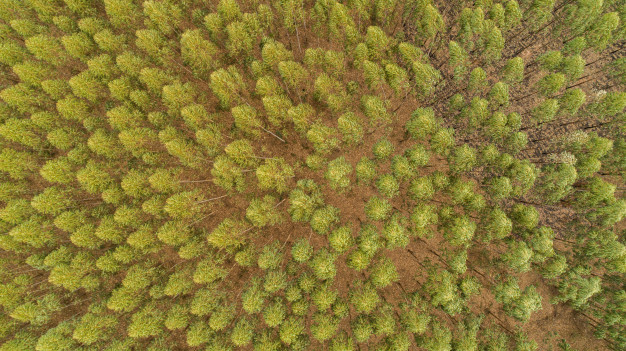
#> input picture eucalipto1.jpg, 626 x 351 px, found by its file name
$ python ContarEucalipto.py
#> lines starting #> are read from the running program, lines starting #| are printed output that depends on the picture; after the words box and inside, x2 and y2 are one past the last pixel; in counts of white or black regions, pixels touching at a corner belong together
#> further down, img is the input picture: shape (351, 626, 3); mean B, G, R 53.7, 121.2, 136.3
import cv2
import numpy as np

myColors = [
    [ 0, 0, 166, 179, 255, 255], # Imagem 1
]

def preProcessImage(img):
    imgGray = cv2.cvtColor(img, cv2.COLOR_BGR2GRAY)
    imgBlur = cv2.GaussianBlur(imgGray, (5,5), 1)
    imgCanny = cv2.Canny(imgBlur, 200, 200)

    kernel = np.ones((5, 5))

    imgDilate = cv2.dilate(imgCanny, kernel, iterations=2)
    imgThres = cv2.erode(imgDilate, kernel, iterations=1)

    return imgCanny

def getContours(img):
    contours, hierarchy = cv2.findContours(img, cv2.RETR_EXTERNAL, cv2.CHAIN_APPROX_NONE)
    counter = 0
    x, y, w, h = 0, 0, 0, 0
    for cnt in contours:
        area = cv2.contourArea(cnt)
        print(area)
        if (area > 10):
            cv2.drawContours(imgContour, cnt, -1, (255, 0, 0), 3)
            peri = cv2.arcLength(cnt, True)
            approx = cv2.approxPolyDP(cnt, 0.02*peri, True)
            x, y, w, h = cv2.boundingRect(approx)
            counter+=1

    return x+w//2, y, counter

def findColor(img, myColors):
    imgHSV = cv2.cvtColor(img, cv2.COLOR_BGR2HSV)
#> imgHSV: shape (351, 626, 3); mean H, S, V 24.3, 156.3, 137.1
    newPoints = []
    for index, color in enumerate(myColors):
        lower = np.array(color[0:3])
        upper = np.array(color[3:6])

        mask = cv2.inRange(imgHSV, lower, upper)

        x, y, counter = getContours(mask)

        if counter != 0:

            cv2.putText(imgContour, f'Quantidade: {counter}', (100, 100), cv2.FONT_HERSHEY_COMPLEX, 0.7, (0, 0, 0), 2)

        else: print(counter)
        # cv2.circle(imgContour, (x, y), 10, (255, 0, 0), cv2.FILLED)

        if x != 0 and y != 0:
            newPoints.append([x, y, index])
#> this loop made 1 pass
#> (x, y, counter) on pass 1: (40, 0, 216)
#> pass 1, in findColor, `mask = cv2.inRange(imgHSV, lower, upper)`:
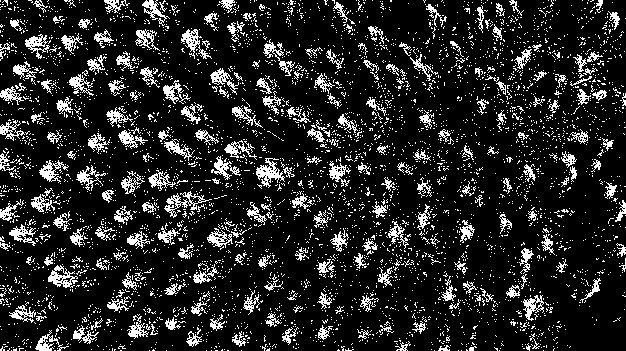
#> mask: shape (351, 626); 14.6% white in thin lines or dots
#> after the loop:
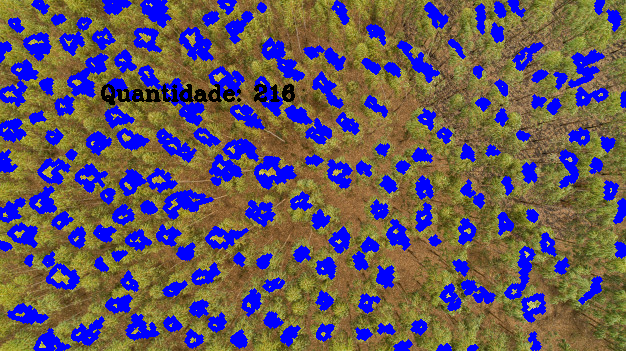
#> imgContour: shape (351, 626, 3); mean B, G, R 96.8, 87.4, 100
#> after the loop, newPoints = []

        #cv2.imshow(str(color[0]), mask)
    return newPoints, counter

while True:
    img = cv2.imread("../Datasets/Eucalipto/p/eucalipto1.jpg")

    cv2.resize(img, (480, 640))

    imgContour = img.copy()

    # imgThres = preProcessImage(img)
    newPoints = findColor(img, myColors)
#> newPoints = ([], 216)

    cv2.imshow("Original", img)
    cv2.imshow("Contorno", imgContour)

    if (cv2.waitKey(1) & 0xFF == ord('q')):
#> (key q is pressed here)
        break

#> (the run stopped early here; a loop or call above may not have finished)

$ run again, with imagem1.jpg copied over eucalipto1.jpg
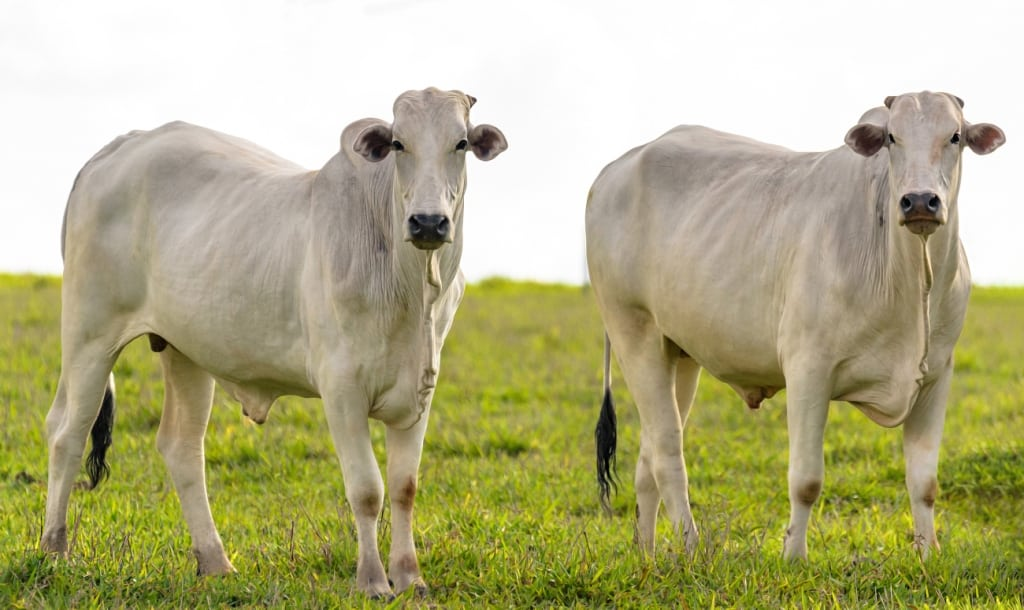
#> input picture imagem1.jpg, 1024 x 610 px, found by its file name
#> img is the input picture: shape (610, 1024, 3); mean B, G, R 134.2, 176.7, 180.1
#> imgHSV: shape (610, 1024, 3); mean H, S, V 19.4, 82, 182
#> the loop in findColor, `for index, color in enumerate(myColors):` made 1 pass
#> (x, y, counter) on pass 1: (512, 0, 211)
#> pass 1, in findColor, `mask = cv2.inRange(imgHSV, lower, upper)`:
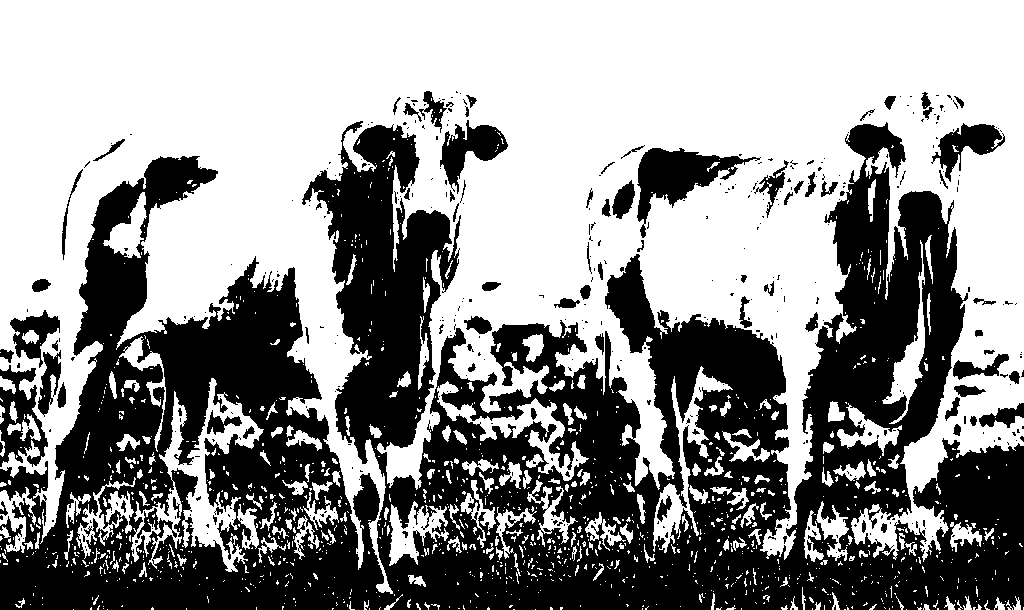
#> mask: shape (610, 1024); 57.5% white; 438 black regions (357 under 20 px), largest, box (x1, y1, x2, y2) and area: (0, 121, 1024, 610) 243789, (637, 148, 761, 238) 3895, (0, 365, 48, 467) 2417
#> after the loop in findColor, `for index, color in enumerate(myColors):`:
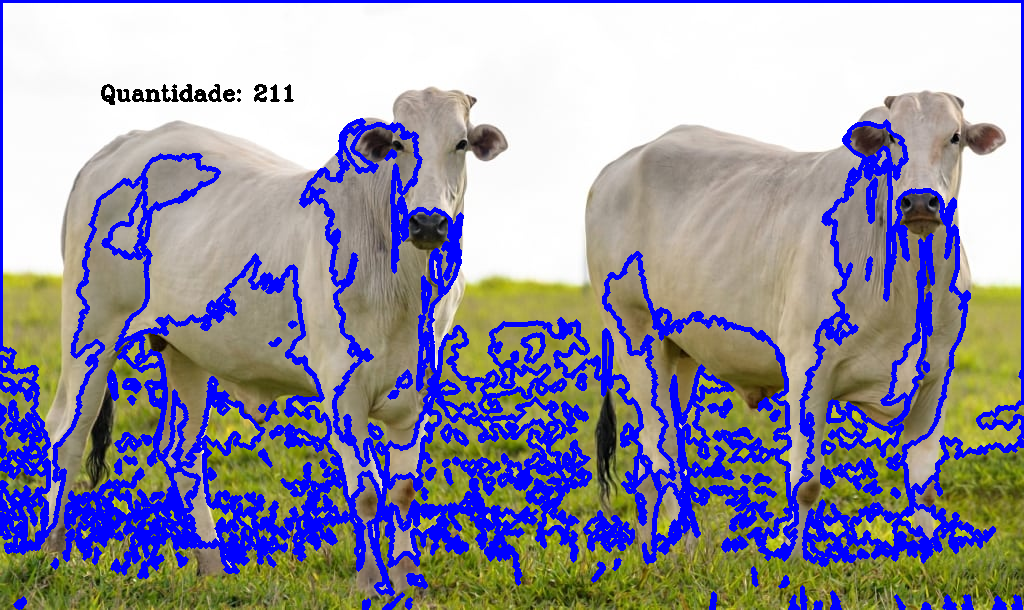
#> imgContour: shape (610, 1024, 3); 18.81% of pixels changed, all inside (x1, y1, x2, y2) = (0, 0, 1024, 610)
#> after the loop in findColor, `for index, color in enumerate(myColors):`: newPoints = []
#> `newPoints = findColor(img, myColors)`: newPoints = ([], 211)

$ run again, with laranja.jpg copied over eucalipto1.jpg
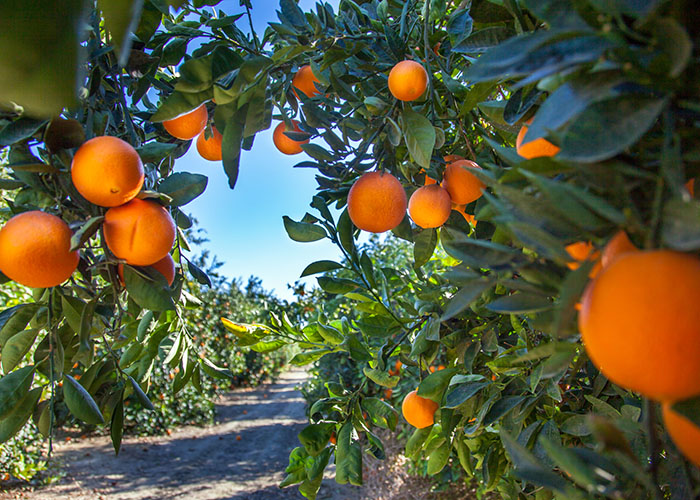
#> input picture laranja.jpg, 700 x 500 px, found by its file name
#> img is the input picture: shape (500, 700, 3); mean B, G, R 63.8, 90.6, 88.8
#> imgHSV: shape (500, 700, 3); mean H, S, V 54.6, 136.6, 110.6
#> the loop in findColor, `for index, color in enumerate(myColors):` made 1 pass
#> (x, y, counter) on pass 1: (191, 0, 195)
#> pass 1, in findColor, `mask = cv2.inRange(imgHSV, lower, upper)`:
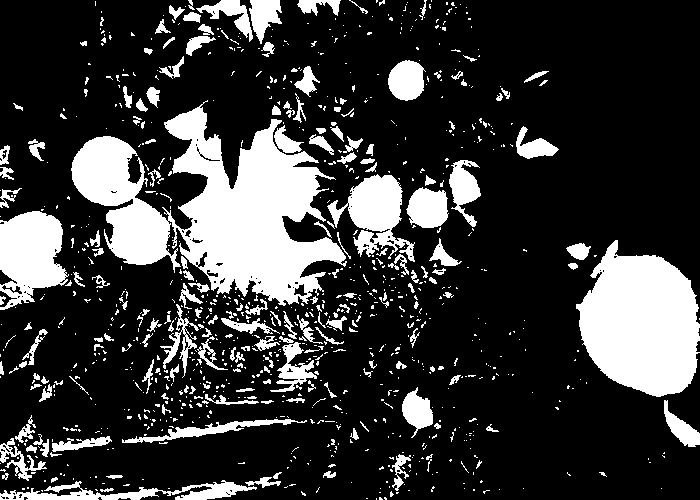
#> mask: shape (500, 700); 22% white; 970 white regions (774 under 20 px), largest, box (x1, y1, x2, y2) and area: (71, 100, 347, 306) 25734, (576, 240, 700, 397) 13702, (0, 211, 69, 310) 4650
#> after the loop in findColor, `for index, color in enumerate(myColors):`:
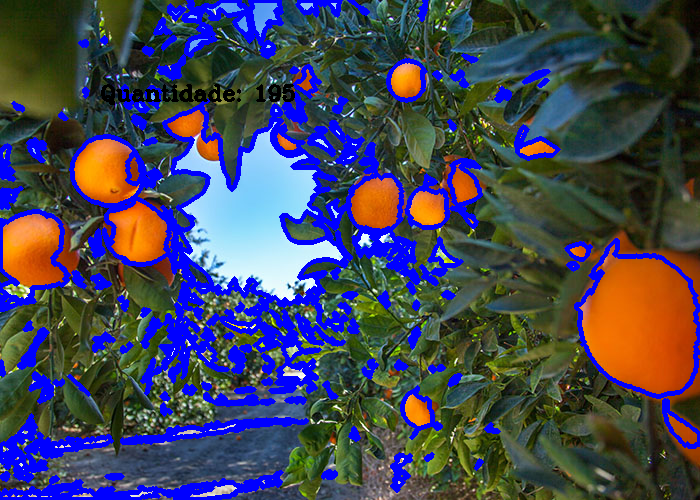
#> imgContour: shape (500, 700, 3); 16% of pixels changed, all inside (x1, y1, x2, y2) = (0, 0, 700, 500)
#> after the loop in findColor, `for index, color in enumerate(myColors):`: newPoints = []
#> `newPoints = findColor(img, myColors)`: newPoints = ([], 195)
